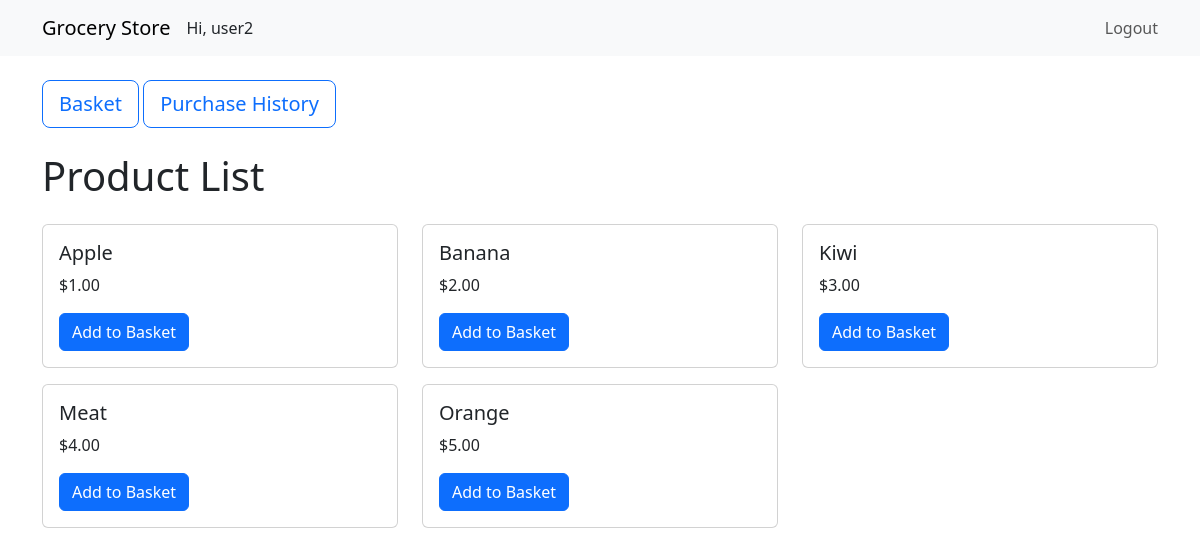
The page / (signed in) on the database its author committed.
### main/models.py (models this page shows, shortened)
class User(AbstractUser):
  USER_TYPE_CHOICES = [
      ('customer', 'Customer'),
      ('staff', 'Staff'),
  ]
  user_type = models.CharField(max_length=10, choices=USER_TYPE_CHOICES)
  phone_number = models.CharField(max_length=15)
  groups = models.ManyToManyField(
    'auth.Group',
    related_name='custom_user_set',
    blank=True,
    help_text='The groups this user belongs to. A user will get all permissions granted to each of their groups.',
    verbose_name='groups',
  )
  user_permissions = models.ManyToManyField(
    'auth.Permission',
    related_name='custom_user_permissions_set',
    blank=True,
    help_text='Specific permissions for this user.',
    verbose_name='user permissions',
  )
  def is_customer(self):
    return self.user_type == 'customer'
  def is_staff(self):
    return self.user_type == 'staff'

class Product(models.Model):
  id = models.AutoField(primary_key=True)
  name = models.CharField(max_length=100)
  price = models.DecimalField(max_digits=10, decimal_places=2)

### main/views.py (the view)
# urls.py: path('', views.product_list, name='product_list'),  # list of products
def product_list(request):
    products = Product.objects.all()
    return render(request, 'main/product_list.html', {'products': products})

### main/templates/main/product_list.html (shortened to what this page needs)
{% extends 'main/base.html' %}
{% block content %}
{% if user.is_customer %}
<a href="{% url 'basket_view' %}" class="btn btn-outline-primary btn-lg mb-4">
  Basket
</a>
<a href="{% url 'purchase_history' %}" class="btn btn-outline-primary btn-lg mb-4">
  Purchase History
</a>
{% endif %}
<h1 class="mb-4">Product List</h1>
<div class="row">
  {% for product in products %}
  <div class="col-md-4">
    <div class="card mb-3">
      <div class="card-body">
        <h5 class="card-title">{{ product.name }}</h5>
        <p class="card-text">${{ product.price }}</p>
        {% if user.is_customer %}
        <a href="{% url 'add_to_basket' product.id %}" class="btn btn-primary"
          >Add to Basket</a
        >
        {% endif %}
      </div>
    </div>
  </div>
  {% endfor %}
</div>
{% endblock %}

### main/templates/main/base.html (shortened to what this page needs)
<!DOCTYPE html>
<html lang="en">
  <head>
    <link
      href="https://cdn.jsdelivr.net/npm/bootstrap@5.3.0/dist/css/bootstrap.min.css"
      rel="stylesheet"
    />
  </head>
  <body>
    <nav class="navbar navbar-expand-lg navbar-light bg-light">
      <div class="container">
        <div class="d-flex flex-row justify-content-center align-items-center">
          <a class="navbar-brand" href="/">Grocery Store</a>
          {% if user.is_authenticated %}
          <p class="mb-0">Hi, {{ user.username }}</p>
          {% endif %}
        </div>
        <div class="collapse navbar-collapse" id="navbarNav">
          <ul class="navbar-nav ms-auto">
            {% if user.is_authenticated %}
            <li class="nav-item">
              <form
                method="post"
                action="{% url 'logout' %}"
                style="display: inline"
              >
                <button
                  type="submit"
                  class="btn btn-link nav-link"
                  style="padding: 0; border: none; cursor: pointer"
                >
                  Logout
                </button>
              </form>
            </li>
            {% endif %}
          </ul>
        </div>
      </div>
    </nav>
    <div class="container mt-4">{% block content %}{% endblock %}</div>
  </body>
</html>

### rows shown on the page
User: username "user2"
Product: name "Apple", price "1.00"
Product: name "Banana", price "2.00"
Product: name "Kiwi", price "3.00"
Product: name "Meat", price "4.00"
Product: name "Orange", price "5.00"
